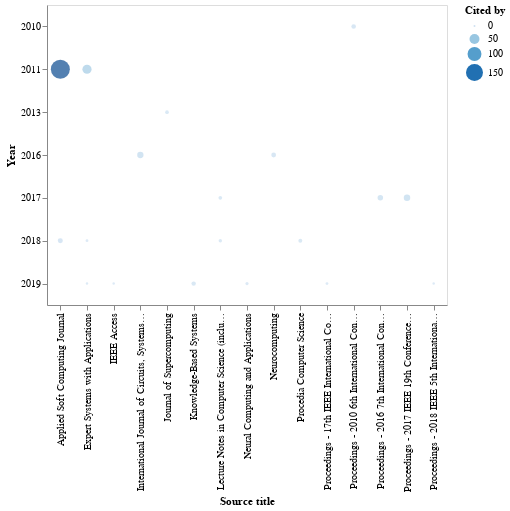

The notebook cell this image was saved under:
### Code cell
rdf.citations_by_terms_by_year('Source title', top_n=20).circlerel()

### Figure 1 — Vega-Lite specification as saved in the notebook (floating-point values rounded to 4 significant figures)
{"$schema": "https://vega.github.io/schema/vega-lite/v3.4.0.json", "config": {"mark": {"tooltip": null}, "view": {"height": 300, "width": 400}}, "data": {"name": "data-5b4a46cfbed96f53fb9737d4c86e564b"}, "datasets": {"data-5b4a46cfbed96f53fb9737d4c86e564b": [{"Cited by": 188, "Source title": "Applied Soft Computing Journal", "Year": 2011}, {"Cited by": 11, "Source title": "Applied Soft Computing Journal", "Year": 2018}, {"Cited by": 42, "Source title": "Expert Systems with Applications", "Year": 2011}, {"Cited by": 2, "Source title": "Expert Systems with Applications", "Year": 2018}, {"Cited by": 1, "Source title": "Expert Systems with Applications", "Year": 2019}, {"Cited by": 1, "Source title": "IEEE Access", "Year": 2019}, {"Cited by": 19, "Source title": "International Journal of Circuits, Systems and Signal Processing", "Year": 2016}, {"Cited by": 5, "Source title": "Journal of Supercomputing", "Year": 2013}, {"Cited by": 8, "Source title": "Knowledge-Based Systems", "Year": 2019}, {"Cited by": 5, "Source title": "Lecture Notes in Computer Science (including subseries Lecture Notes in Artificial Intelligence and Lecture Notes in Bioinformatics)", "Year": 2017}, {"Cited by": 4, "Source title": "Lecture Notes in Computer Science (including subseries Lecture Notes in Artificial Intelligence and Lecture Notes in Bioinformatics)", "Year": 2018}, {"Cited by": 3, "Source title": "Neural Computing and Applications", "Year": 2019}, {"Cited by": 10, "Source title": "Neurocomputing", "Year": 2016}, {"Cited by": 6, "Source title": "Procedia Computer Science", "Year": 2018}, {"Cited by": 2, "Source title": "Proceedings - 17th IEEE International Conference on Machine Learning and Applications, ICMLA 2018", "Year": 2019}, {"Cited by": 9, "Source title": "Proceedings - 2010 6th International Conference on Natural Computation, ICNC 2010", "Year": 2010}, {"Cited by": 14, "Source title": "Proceedings - 2016 7th International Conference on Cloud Computing and Big Data, CCBD 2016", "Year": 2017}, {"Cited by": 20, "Source title": "Proceedings - 2017 IEEE 19th Conference on Business Informatics, CBI 2017", "Year": 2017}, {"Cited by": 1, "Source title": "Proceedings - 2018 IEEE 5th International Conference on Data Science and Advanced Analytics, DSAA 2018", "Year": 2019}]}, "encoding": {"color": {"field": "Cited by", "type": "quantitative"}, "size": {"field": "Cited by", "type": "quantitative"}, "x": {"axis": {"labelAngle": 270}, "field": "Source title", "sort": "ascending", "type": "nominal"}, "y": {"field": "Year", "sort": "ascending", "type": "nominal"}}, "mark": "circle"}
